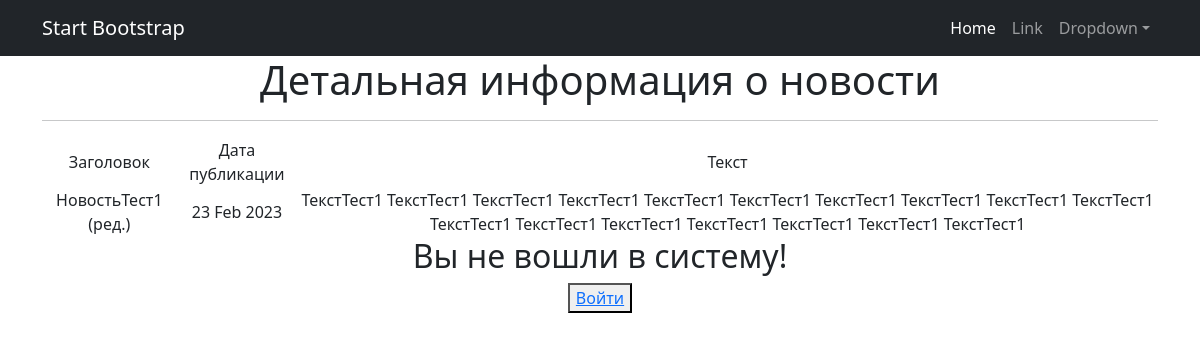
/news/5, run on the app's committed database.
### news/models.py (models this page shows, shortened)
class Post(models.Model):
    TYPES = [
        ('P', 'Статья'),  # P for "post"
        ('N', 'Новость')   # N for "news"
    ]
    author = models.ForeignKey(Author, on_delete=models.CASCADE)
    post_type = models.CharField(max_length=1, choices=TYPES, default='P')
    creation_time = models.DateTimeField(auto_now_add=True)
    categories = models.ManyToManyField('Category', through='PostCategory')
    title = models.CharField(max_length=255, blank=False)
    text = models.TextField(blank=False)
    post_rating = models.FloatField(default=0.0)

### news/views.py (the view)
# urls.py: path('<int:pk>', NewsDetail.as_view(), name='news_detail'),
class NewsDetail(DetailView):
    model = Post
    template_name = 'news_detail.html'
    context_object_name = 'news_detail'
    def get_context_data(self, **kwargs):
        context = super().get_context_data(**kwargs)
        context['is_not_author'] = not self.request.user.groups.filter(name='authors').exists()
        return context

### news/templatetags/custom_filters.py (called while the page is built)
@register.filter()
def censor(value):
    bad_words = ('редиска', 'бля')
    if not isinstance(value, str):
        raise TypeError(f"unresolved type '{type(value)}' expected  type 'str'")
    for word in value.split():
        if word.lower() in bad_words:
            value = value.replace(word, f"{word[0]}{'*' * (len(word) - 1)}")
    return value

### templates/news_detail.html (shortened to what this page needs)
{% extends 'flatpages/default.html' %}
{% load custom_filters %}
{% block content %}
    <h1>Детальная информация о новости</h1>
    <hr>
    {% if news_detail %}
        <table>
            <tr>
                <td>Заголовок</td>
                <td>Дата публикации</td>
                <td>Текст</td>
            </tr>
            <tr>
                <td>{{ news_detail.title|censor }}</td>
                <td>{{ news_detail.creation_time|date:'d M Y' }}</td>
                <td>{{ news_detail.text|censor }}</td>
            </tr>
        </table>
    {% else %}
        <h2>Такой новости нет!</h2>
    {% endif %}
{% if request.user.is_authenticated %}
    <h2>Страница авторизованного пользователя {{request.user.username}}</h2>
    <button> <a href="{% url 'account_logout' %}">Выйти</a> </button>
    {% if is_not_author %}
    <button> <a href="upgrade/"> Хочу стать автором!</a> </button>
    {% endif %}
{% else %}
    <h2>Вы не вошли в систему!</h2>
    <button> <a href="{% url 'account_login' %}">Войти</a> </button>
{% endif %}
{% endblock content %}

### data on the page
Post: title|censor "НовостьТест1 (ред.)", creation_time "23 Feb 2023", text|censor "ТекстТест1 ТекстТест1 ТекстТест1 ТекстТест1 ТекстТест1 ТекстТест1 ТекстТест1 ТекстТест1 ТекстТест1 ТекстТест1 ТекстТест1 ТекстТест1 ТекстТест1 ТекстТест1 ТекстТест1 ТекстТест1 ТекстТест1"
